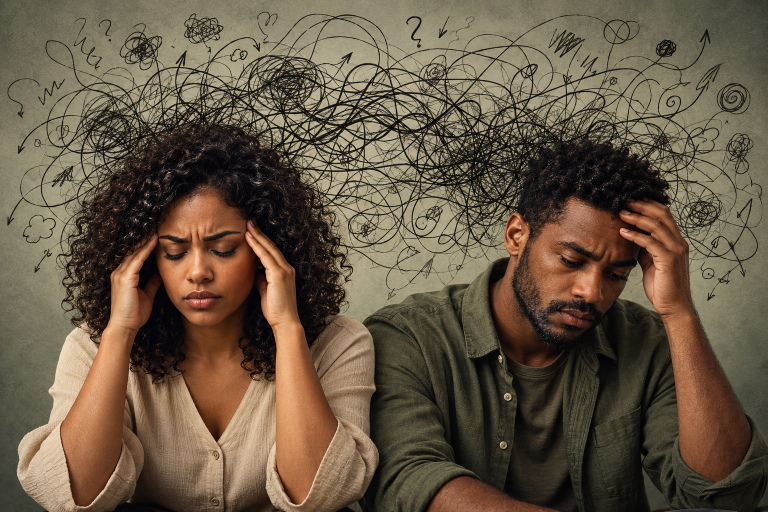
#> input picture scratch/imagens_reformulacao_originais/ansiedade-v2.png, 1536 x 1024 px, given in place of exec-6e3d5733-92e9-453c-bbd9-8fd7e9b1ebbb.png, which was not available (shown at 1/2 size)
$ python trocar_burnout_v2.py
#> lines starting #> are read from the running program, lines starting #| are printed output that depends on the picture; pictures that were not available may be replaced by others from this repository, and a replacement may not be noted
from pathlib import Path
from PIL import Image, ImageOps
import shutil
source=Path(r'C:\Users\andre\.codex\generated_images\01a0ebd3-dccd-76f2-a0ea-1f8c9958dd5f\exec-6e3d5733-92e9-453c-bbd9-8fd7e9b1ebbb.png')
dest=Path('static/img/avaliacoes')
shutil.copy2(source,Path('scratch/imagens_reformulacao_originais/burnout-v2.png'))
im=Image.open(source).convert('RGB')
#> im is the input picture: PIL image 1536x1024 RGB; mean R, G, B 103.4, 88.6, 69.4
for name,size in [('burnout-v2.webp',(960,640)),('burnout-v2-mobile.webp',(640,480))]:
    ImageOps.fit(im,size,method=Image.Resampling.LANCZOS).save(dest/name,'WEBP',quality=84,method=6)
#> this loop made 2 passes
#> pass 1, `ImageOps.fit(im,size,method=Image.Resampling.LANCZOS).save(dest/name,'..`:
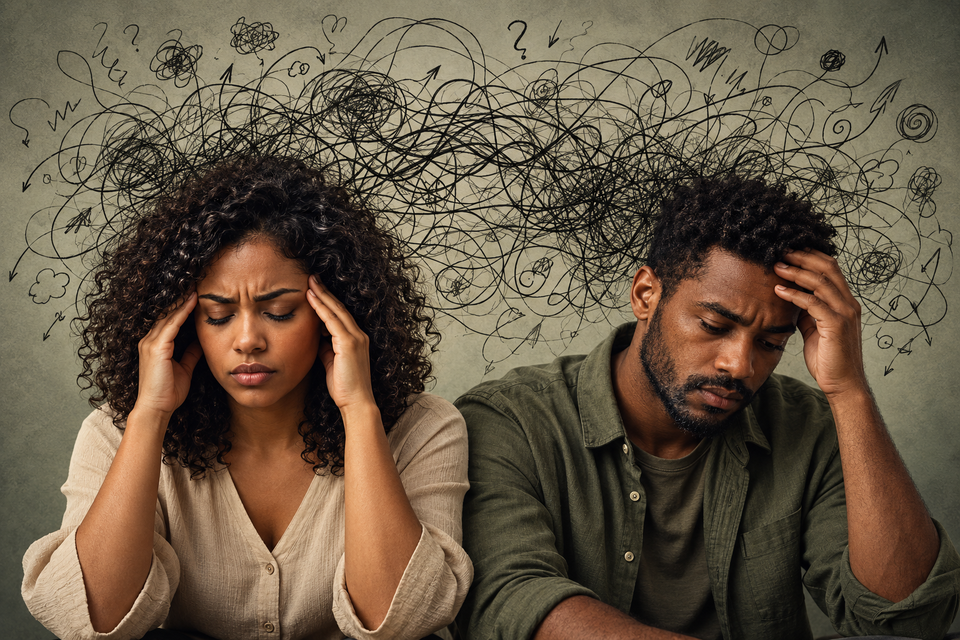
#> saved as burnout-v2.webp: PIL image 960x640 RGB; mean R, G, B 103.4, 88.6, 69.4
#> pass 2, `ImageOps.fit(im,size,method=Image.Resampling.LANCZOS).save(dest/name,'..`:
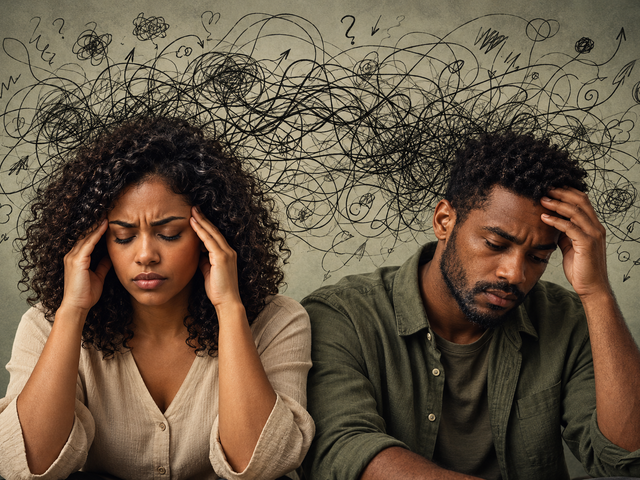
#> saved as burnout-v2-mobile.webp: PIL image 640x480 RGB; mean R, G, B 103.6, 87.5, 68.2
p=Path('servicos/editorial.py')
#> (the run stopped early here; a loop or call above may not have finished)

$ run again, on scratch/imagens_reformulacao_originais/ansiedade.png
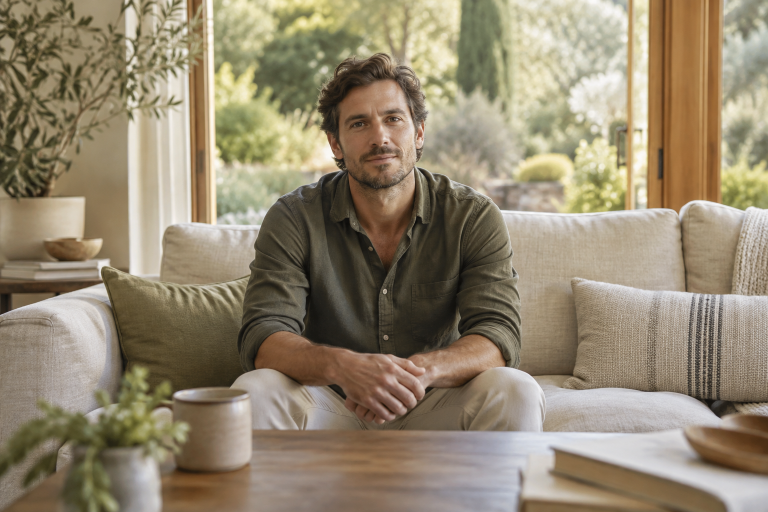
#> input picture scratch/imagens_reformulacao_originais/ansiedade.png, 1536 x 1024 px, given in place of exec-6e3d5733-92e9-453c-bbd9-8fd7e9b1ebbb.png, which was not available (shown at 1/2 size)
#> im is the input picture: PIL image 1536x1024 RGB; mean R, G, B 147.8, 135.2, 112
#> the loop `for name,size in [('burnout-v2.webp',(960,640)),('burnout-v2-mobile.we..` made 2 passes
#> pass 1, `ImageOps.fit(im,size,method=Image.Resampling.LANCZOS).save(dest/name,'..`:
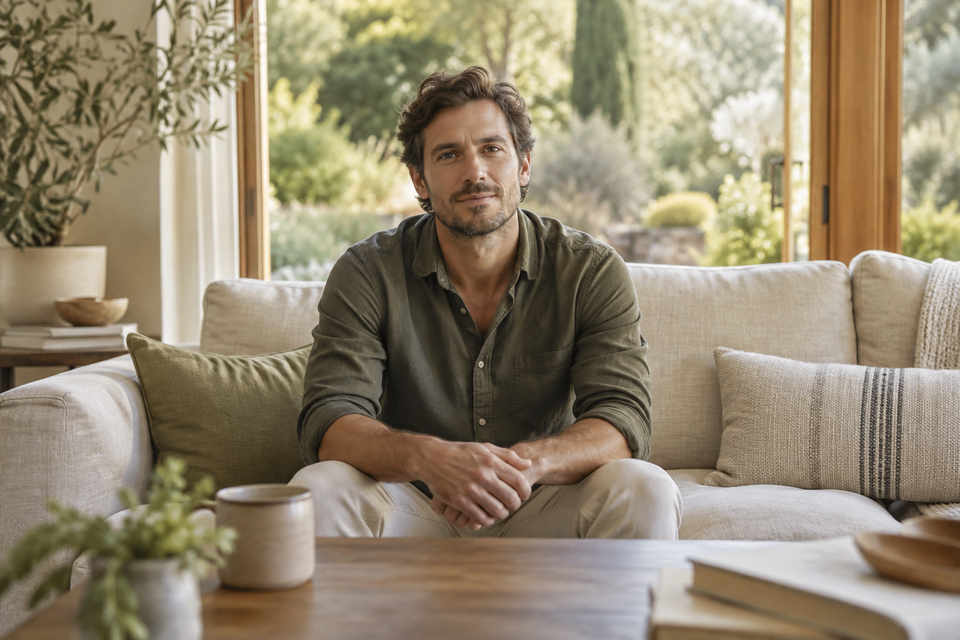
#> saved as burnout-v2.webp: PIL image 960x640 RGB; mean R, G, B 147.8, 135.2, 112
#> pass 2, `ImageOps.fit(im,size,method=Image.Resampling.LANCZOS).save(dest/name,'..`:
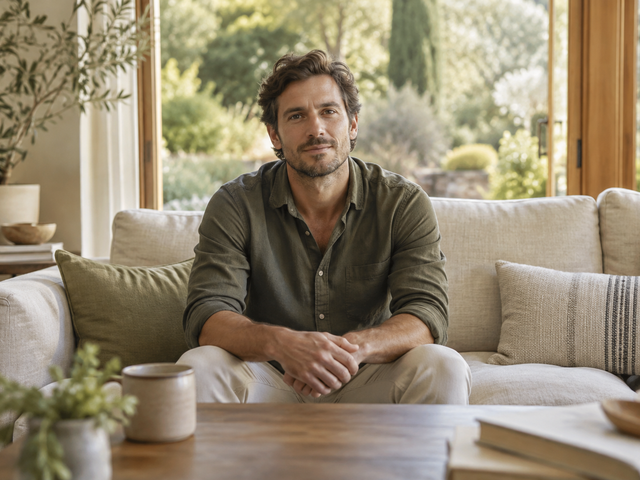
#> saved as burnout-v2-mobile.webp: PIL image 640x480 RGB; mean R, G, B 148.7, 135.9, 112.5

$ run again, on scratch/imagens_reformulacao_originais/bariatrica-v2.png
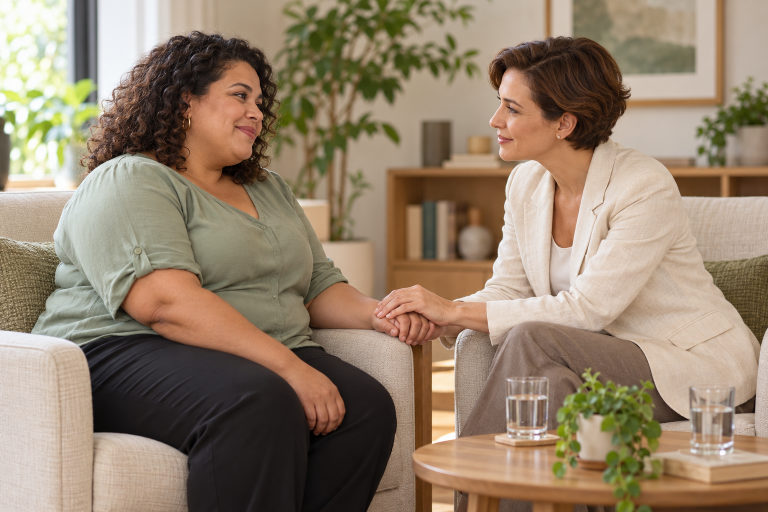
#> input picture scratch/imagens_reformulacao_originais/bariatrica-v2.png, 1536 x 1024 px, given in place of exec-6e3d5733-92e9-453c-bbd9-8fd7e9b1ebbb.png, which was not available (shown at 1/2 size)
#> im is the input picture: PIL image 1536x1024 RGB; mean R, G, B 148.4, 129.7, 108.7
#> the loop `for name,size in [('burnout-v2.webp',(960,640)),('burnout-v2-mobile.we..` made 2 passes
#> pass 1, `ImageOps.fit(im,size,method=Image.Resampling.LANCZOS).save(dest/name,'..`:
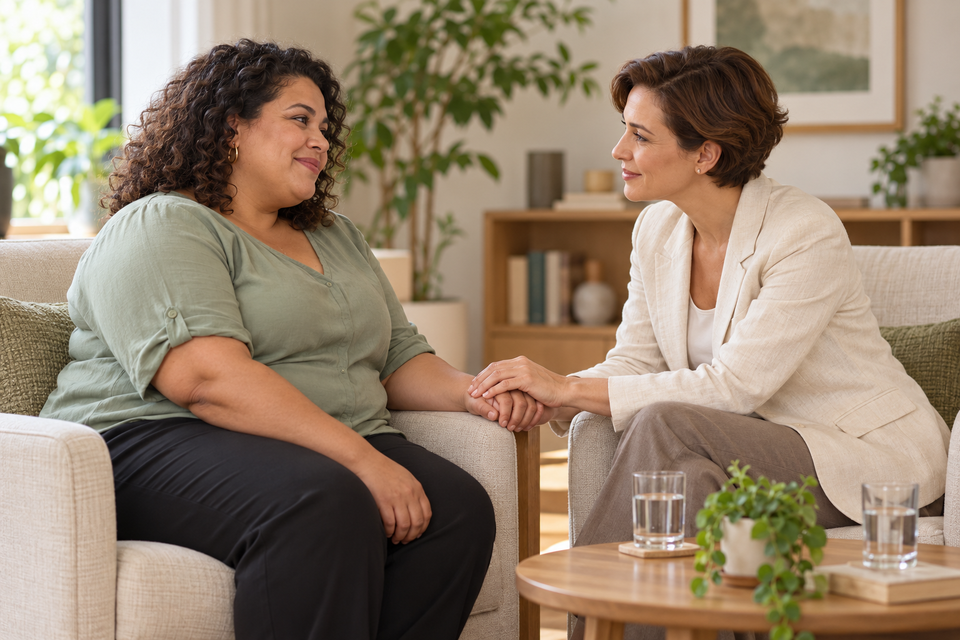
#> saved as burnout-v2.webp: PIL image 960x640 RGB; mean R, G, B 148.4, 129.7, 108.7
#> pass 2, `ImageOps.fit(im,size,method=Image.Resampling.LANCZOS).save(dest/name,'..`:
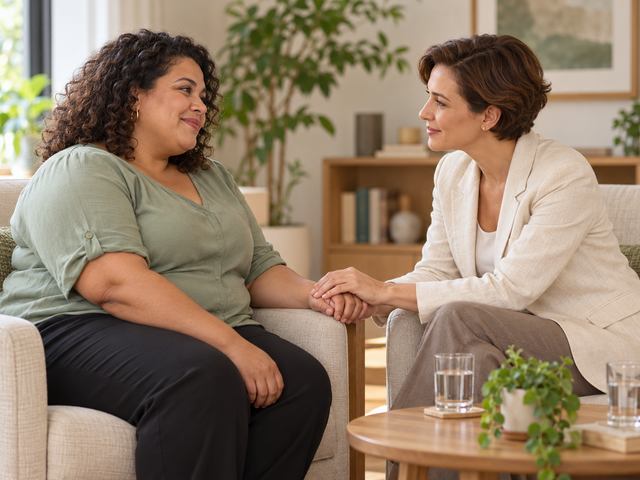
#> saved as burnout-v2-mobile.webp: PIL image 640x480 RGB; mean R, G, B 144.5, 125.1, 104.1
